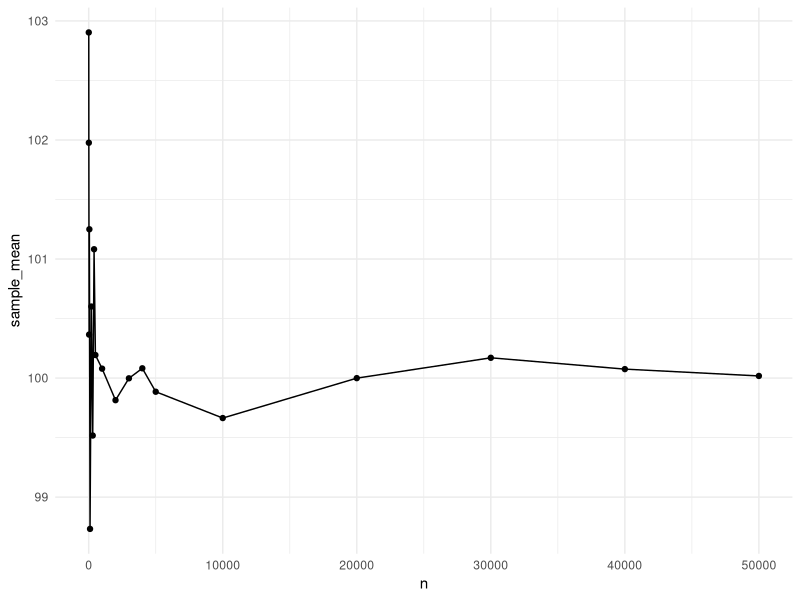
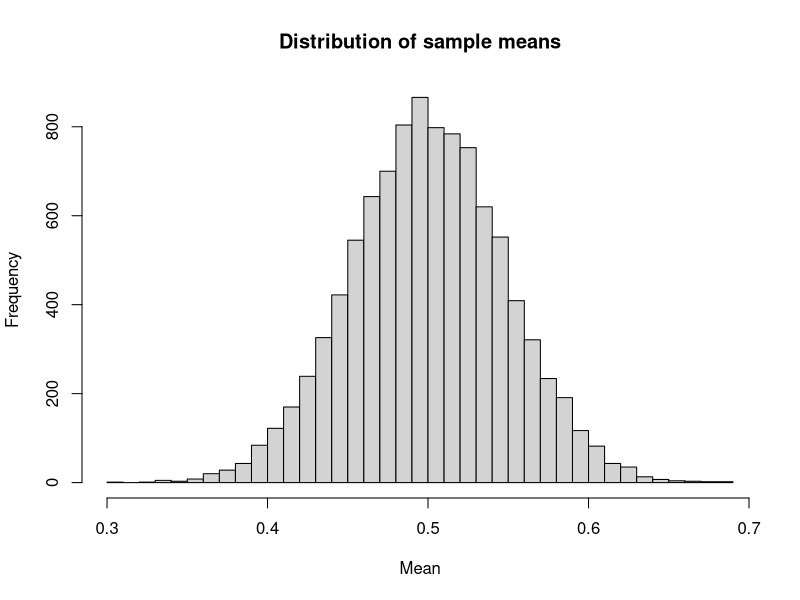

Write R code to recreate these figures, in order.
## ---- chunk 1
# especificando semente, para simulação ser reproduzível
set.seed(2)

# número de amostras
stirling_aprox <- function(n) {
  sqrt(2*pi)*n^(n+1/2)*exp(-n)
}

print(stirling_aprox(10))
# razão da aproximação para o valor correto
stirling_aprox(10)/3628800

# erro percentual
1 - stirling_aprox(10)/3628800 # 0,8%
## ---- chunk 2
# especificando semente, para simulação ser reproduzível
set.seed(234)
# número de amostras
n <- 10000

# 1000 amostras de uma lançamento de dado de 6 lados
resultado <- sample(1:6, n, TRUE)

# frequência relativade 6 é dada por número de 6 / total de amostras
prob_6 <- sum(resultado == 6)/n

# 16,89%
# 1/6 = 16.6666

## ---- chunk 3
# especificando semente, para simulação ser reproduzível
set.seed(234)
# número de amostras

vec_amostra <- c(100, 1000, 10000, 100000, 1000000)

# lista vazia para armazenar os resultados das simulações
resultado_lista <- list()

# vetor vazio para armazenar a frequência relativa de 6
vec_prob6 <- numeric()

set.seed(234)
# loop sobre os tamanhos das amostrar
for ( i in 1:length(vec_amostra)) {
  # n amostras de uma lançamento de dado de 6 lados
resultado_lista[[i]] <- sample(1:6, vec_amostra[i], TRUE)

# frequência relativade 6 é dada por número de 6 / total de amostras
vec_prob6[i] <- sum(resultado_lista[[i]] == 6)/vec_amostra[i]

}

print(vec_prob6)

## ---- chunk 4
library(knitr)
library(kableExtra)

# Definir os valores de (x, y) e P(X = x, Y = y)
valores <- c("(2, 1)", "(3, 2)", "(4, 2)", "(4, 3)", "(5, 3)", "(5, 4)", "(6, 3)", "(6, 4)", "(7, 4)", "(8, 4)")
probabilidades <- c(0.0625, 0.1250, 0.0625, 0.1250, 0.1250, 0.1250, 0.0625, 0.1250, 0.1250, 0.0625)

# Criar a tabela
tabela <- data.frame("(x, y)" = valores, "P(X = x, Y = y)" = probabilidades)

# Formatar a tabela
kable(tabela, caption = "Tabela 2.26: Tabela representando a distribuição conjunta da soma (X) e o maior (Y) de dois lançamentos de um dado de quatro faces",
                          col.names = c("$(X,Y)$", "$P(X=x, Y=y)$")) %>%
  kable_styling(bootstrap_options = "striped")

## ---- chunk 5
X <- sample(1:4, size=1)

## ---- chunk 6
# número de jogadas/simulações
n <- 1000

# vetor X, para armazenar o resultado de cada uma das n jogadas
X <- numeric()

# simulando n vezes
for( i in 1:n){
  X[i] <- sample(1:4, size=1)
}

# visualizando as primeiras 20 jogadas
head(X, 20)
## ---- chunk 7
# prob X = 1
sum(X==1)/n

# prob X = 2
sum(X==2)/n

# prob X = 3
sum(X==3)/n

# prob X = 2
sum(X==4)/n

## resumo geral
summary(X)



## ---- chunk 8
library(knitr)
library(ggplot2)
library(tidyverse)
set.seed(123)
n_values <- c(5, 10, 30, 50, 100, 200, 300, 400, 500, 1000, 2000, 3000, 4000, 5000, 10000, 20000, 30000, 40000, 50000)
s_means <- numeric()
for(i in 1:length(n_values)) {
  s_means[i] <- mean(rnorm(n_values[i], mean = 100, sd = 15))
}

df <- data.frame(n = n_values, sample_mean = s_means)
kable(df)

df %>% 
  ggplot(aes(x=n, y=sample_mean)) + geom_point() + geom_line() + theme_minimal()
## ---- chunk 9
set.seed(123)
means <- replicate(10000, mean(runif(36, min = 0, max = 1)))
hist(means, main = "Distribution of sample means", xlab = "Mean", breaks = 30)

## ---- chunk 10
set.seed(123)
n_sims <- 10000
n <- 30
true_mean <- 50
true_sd <- 10
cover <- replicate(n_sims, {
  x <- rnorm(n, mean = true_mean, sd = true_sd)
  se <- sd(x)/sqrt(n)
  ci_lower <- mean(x) - 1.96*se
  ci_upper <- mean(x) + 1.96*se
  (true_mean >= ci_lower) & (true_mean <= ci_upper)
})
mean(cover)  # proportion of CIs containing true mean
